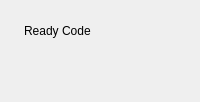
<?xml version="1.0" encoding="UTF-8"?>
<ui version="4.0">
 <class>ReadyCodeSettingsPage</class>
 <widget class="QWidget" name="ReadyCodeSettingsPage">
  <layout class="QVBoxLayout" name="main_layout">
   <property name="leftMargin"><number>24</number></property>
   <property name="topMargin"><number>24</number></property>
   <property name="rightMargin"><number>24</number></property>
   <property name="bottomMargin"><number>24</number></property>
   <item>
    <widget class="QLabel" name="lbl_title">
     <property name="text"><string>Ready Code</string></property>
    </widget>
   </item>
   <item>
    <spacer name="vertical_spacer">
     <property name="orientation"><enum>Qt::Orientation::Vertical</enum></property>
     <property name="sizeType"><enum>QSizePolicy::Policy::Expanding</enum></property>
     <property name="sizeHint" stdset="0"><size><width>20</width><height>40</height></size></property>
    </spacer>
   </item>
  </layout>
 </widget>
 <resources/>
 <connections/>
</ui>
